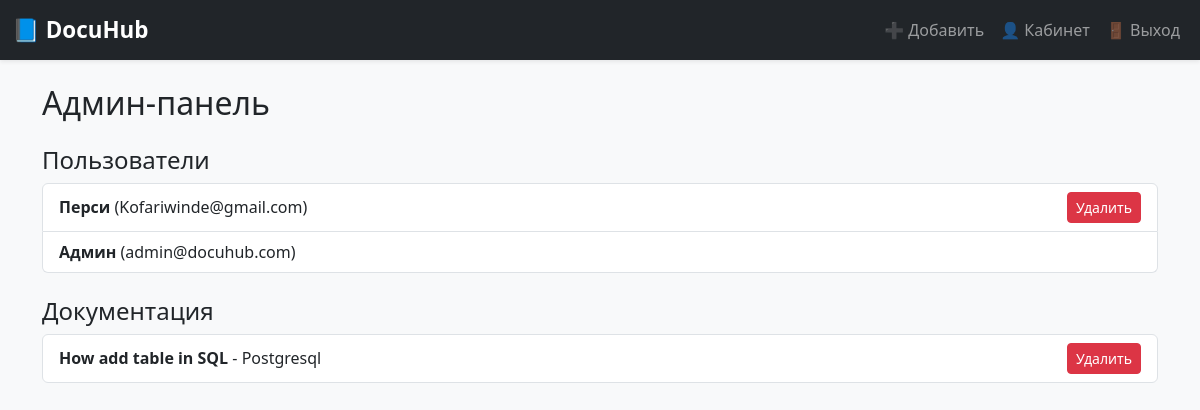
Before: /admin (signed in) with the older database file.
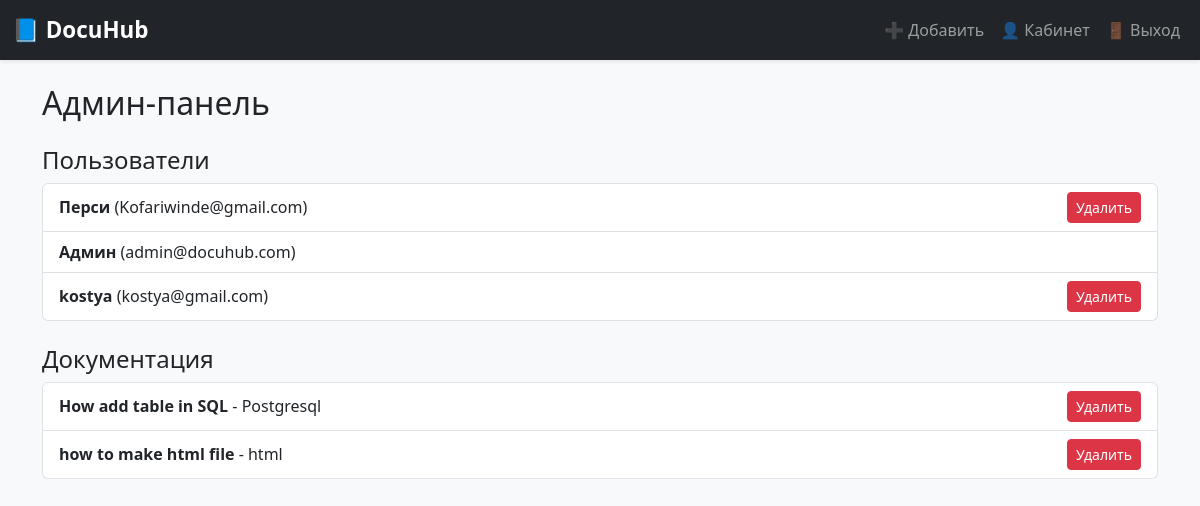
After: the same page with the newer database file.
### app/models.py (models this page shows)
class User(UserMixin, db.Model):
    id = db.Column(db.Integer, primary_key=True)
    username = db.Column(db.String(100), unique=True, nullable=False)
    email = db.Column(db.String(100), unique=True, nullable=False)
    password = db.Column(db.String(255), nullable=False)

class Documentation(db.Model):
    id = db.Column(db.Integer, primary_key=True)
    title = db.Column(db.String(200), nullable=False)
    content = db.Column(db.Text, nullable=False)
    category = db.Column(db.String(100), nullable=False)
    created_by = db.Column(db.Integer, db.ForeignKey('user.id'))
    author = db.relationship('User', backref='docs', lazy=True)

### app/routes.py (the view)
@bp.route('/admin')
@login_required
def admin_panel():
    if not current_user.is_authenticated or current_user.email != 'admin@docuhub.com':
        flash('Доступ запрещён')
        return redirect(url_for('main.index'))
    docs = Documentation.query.all()
    users = User.query.all()
    return render_template('admin_panel.html', docs=docs, users=users)

### app/__init__.py (called while the page is built)
def create_app():
    app = Flask(__name__, instance_relative_config=True)
    app.config.from_object(Config)
    db.init_app(app)
    login_manager.init_app(app)
    login_manager.login_view = 'main.login'
    @login_manager.user_loader
    def load_user(user_id):
        from app.models import User
        return User.query.get(int(user_id))
    from app.routes import bp
    app.register_blueprint(bp)
    with app.app_context():
        from app.models import User, Documentation
        db.create_all()
    return app

### app/templates/admin_panel.html
{% extends 'base.html' %}
{% block content %}
<h2 class="mb-4">Админ-панель</h2>
<h4>Пользователи</h4>
<ul class="list-group mb-4">
    {% for user in users %}
    <li class="list-group-item d-flex justify-content-between align-items-center">
        <div>
            <strong>{{ user.username }}</strong> ({{ user.email }})
        </div>
        {% if user.email != 'admin@docuhub.com' %}
        <a href="{{ url_for('main.delete_user', user_id=user.id) }}" class="btn btn-danger btn-sm" onclick="return confirm('Вы уверены, что хотите удалить пользователя?');">Удалить</a>
        {% endif %}
    </li>
    {% endfor %}
</ul>
<h4>Документация</h4>
<ul class="list-group">
    {% for doc in docs %}
    <li class="list-group-item d-flex justify-content-between align-items-center">
        <div>
            <strong>{{ doc.title }}</strong> - {{ doc.category }}
        </div>
        <a href="{{ url_for('main.delete_doc', doc_id=doc.id) }}" class="btn btn-danger btn-sm" onclick="return confirm('Вы уверены, что хотите удалить документ?');">Удалить</a>
    </li>
    {% endfor %}
</ul>
{% endblock %}

Changed rows visible on the page:
added User: username "kostya", email "kostya@gmail.com"
added Documentation: title "how to make html file", category "html"
